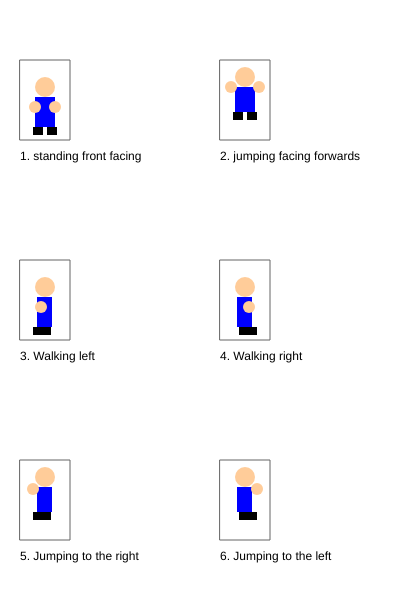
Frame 1 (no input)
Frame 60 (no input): identical to frame 1, image omitted
Frame 120 (the mouse pressed at the canvas centre since frame 60): identical to frame 1, image omitted

The p5.js sketch that drew this single still picture (run headless with seeded random() and noise() and a simulated clock; from frame 60 on, the mouse is pressed at the canvas centre):

// p5.js sketch
// ── sketch.js
/*

The Game Project

2 - Game character

Use p5 drawing functions such as rect, ellipse, line, triangle and
point to draw the different states of your game character.

Write the code so that your character appears inside the box for each
state.

IMPORTANT: For each box the variables gameChar_x & gameChar_y are set to the bottom
center of the box. You must combine these variables with arithmetic to
determine the position of each shape that you draw. This will later allow
you to adjust the position of your game character.

Each state is worth two marks:

//standing front facing = 2
//jumping facing forwards = 2
//walking left = 2
//walking right = 2
//jumping left and jumping right = 2

0 marks = not a reasonable attempt
1 mark = attempted but it lacks detail and you didn't use gameChar_x and gameChar_y correctly
2 marks = you've used a selction of shape functions and made consistent use of gameChar_x and gameChar_y

WARNING: Do not get too carried away. Around 10-20 lines of code should work for each state of your game character.

*/

var gameChar_x = 0;
var gameChar_y = 0;

function setup()
{
	createCanvas(400, 600);
}

function draw()
{
	background(255);

	//Standing, facing frontwards

	stroke(100);
	noFill();
	rect(20, 60, 50, 80);
	noStroke();
	fill(0);
	text("1. standing front facing", 20, 160);

	gameChar_x = 45;
	gameChar_y = 137;
	//Add your code here ...
	fill(255,204,153);
	ellipse(gameChar_x, gameChar_y - 50, 20, 20);
	// blue shirt
	fill(0,0,255);
	rect(gameChar_x - 10, gameChar_y - 40, 20, 30);
	// two hands ellipse
	fill(255,204,153);
	ellipse(gameChar_x - 10, gameChar_y - 30, 12, 12);
	ellipse(gameChar_x + 10, gameChar_y - 30, 12, 12);
	// 2 black shoes
	fill(0);
	rect(gameChar_x - 12, gameChar_y - 10, 10, 8);
	rect(gameChar_x + 2, gameChar_y - 10, 10, 8);


	//Jumping facing forwards
	stroke(100);
	noFill();
	rect(220, 60, 50, 80);
	noStroke();
	fill(0);
	text("2. jumping facing forwards", 220, 160);

	gameChar_x = 245;
	gameChar_y = 137;
	//Add your code here ...
	fill(255,204,153);
	ellipse(gameChar_x, gameChar_y - 60, 20, 20);
	// blue shirt
	fill(0,0,255);
	rect(gameChar_x - 10, gameChar_y - 50, 20, 25);
	// two hands ellipse
	fill(255,204,153);
	ellipse(gameChar_x - 14, gameChar_y - 50, 12, 12);
	ellipse(gameChar_x + 14, gameChar_y - 50, 12, 12);
	// 2 black shoes
	fill(0);
	rect(gameChar_x - 12, gameChar_y - 25, 10, 8);
	rect(gameChar_x + 2, gameChar_y - 25, 10, 8);

	//Walking, turned left
	stroke(100);
	noFill();
	rect(20, 260, 50, 80);
	noStroke();
	fill(0);
	text("3. Walking left", 20, 360);

	gameChar_x = 45;
	gameChar_y = 337;
	//Add your code here ...
	fill(255,204,153);
	ellipse(gameChar_x, gameChar_y - 50, 20, 20);
	// blue shirt
	fill(0,0,255);
	rect(gameChar_x - 8, gameChar_y - 40, 15, 30);
	fill(255,204,153);
	ellipse(gameChar_x - 4, gameChar_y - 30, 12, 12);
	// 2 black shoes
	fill(0);
	rect(gameChar_x - 12, gameChar_y - 10, 18, 8);


	//Walking, turned right
	stroke(100);
	noFill();
	rect(220, 260, 50, 80);
	noStroke();
	fill(0);
	text("4. Walking right", 220, 360);

	gameChar_x = 245;
	gameChar_y = 337;
	//Add your code here ...
	fill(255,204,153);
	ellipse(gameChar_x, gameChar_y - 50, 20, 20);
	// blue shirt
	fill(0,0,255);
	rect(gameChar_x - 8, gameChar_y - 40, 15, 30);
	fill(255,204,153);
	ellipse(gameChar_x + 4, gameChar_y - 30, 12, 12);
	// 2 black shoes
	fill(0);
	rect(gameChar_x - 6, gameChar_y - 10, 18, 8);

	//Jumping right
	stroke(100);
	noFill();
	rect(20, 460, 50, 80);
	noStroke();
	fill(0);
	text("5. Jumping to the right", 20, 560);

	gameChar_x = 45;
	gameChar_y = 537;
	//Add your code here ...
	fill(255,204,153);
	ellipse(gameChar_x, gameChar_y - 60, 20, 20);
	// blue shirt
	fill(0,0,255);
	rect(gameChar_x - 8, gameChar_y - 50, 15, 25);
	fill(255,204,153);
	ellipse(gameChar_x - 12, gameChar_y - 48, 12, 12);
	// 2 black shoes
	fill(0);
	rect(gameChar_x - 12, gameChar_y - 25, 18, 8);

	//Jumping to the left
	stroke(100);
	noFill();
	rect(220, 460, 50, 80);
	noStroke();
	fill(0);
	text("6. Jumping to the left", 220, 560);

	gameChar_x = 245;
	gameChar_y = 537;
	//Add your code here ...
	fill(255,204,153);
	ellipse(gameChar_x, gameChar_y - 60, 20, 20);
	// blue shirt
	fill(0,0,255);
	rect(gameChar_x - 8, gameChar_y - 50, 15, 25);
	fill(255,204,153);
	ellipse(gameChar_x + 12, gameChar_y - 48, 12, 12);
	// 2 black shoes
	fill(0);
	rect(gameChar_x - 6, gameChar_y - 25, 18, 8);
}
